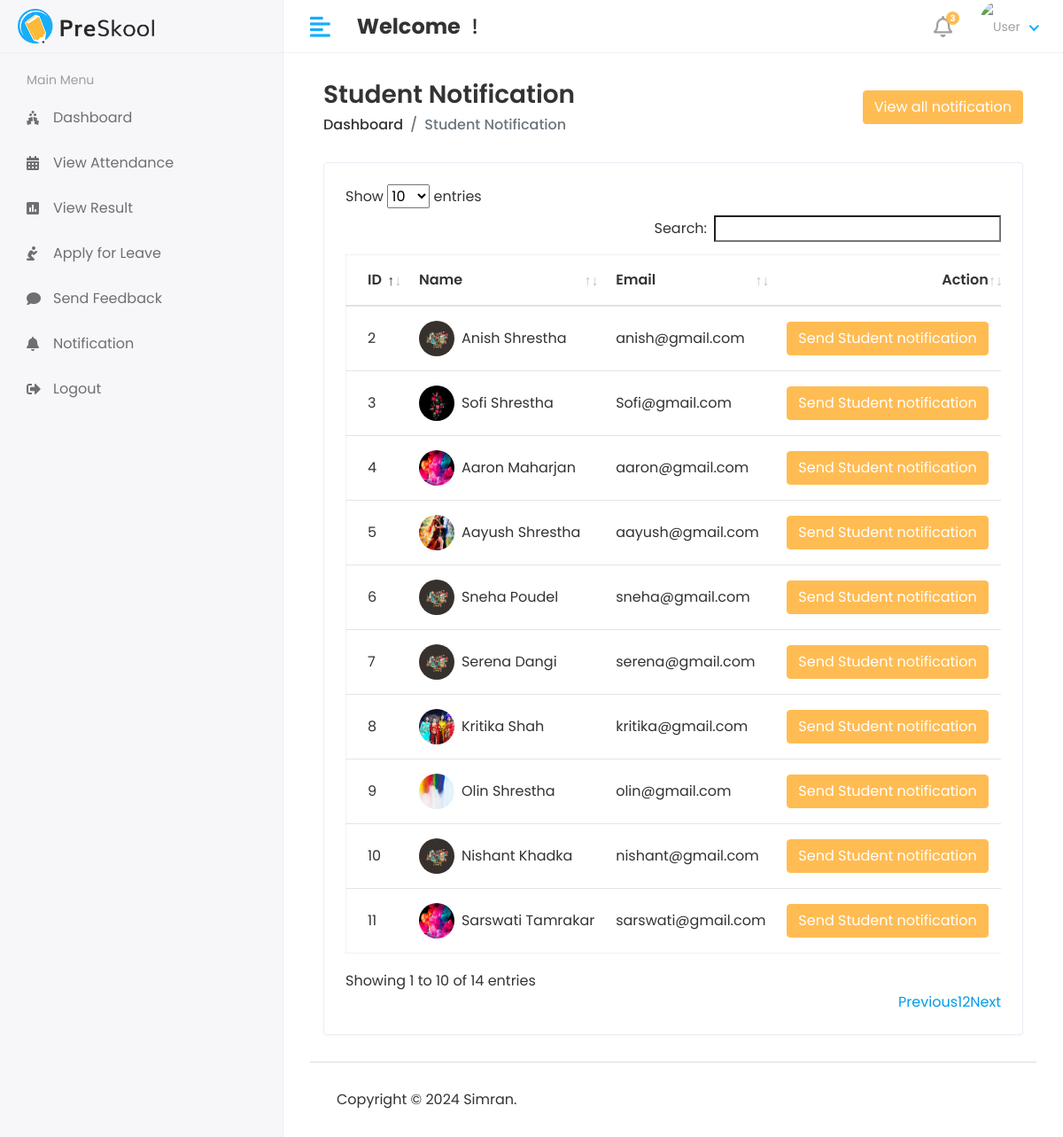
The page /HOD/Student/Send_Notification on the database its author committed.
### studentmsapp/models.py (models this page shows, shortened)
class Student(models.Model):
    admin = models.OneToOneField(CustomUser, on_delete=models.CASCADE)
    address = models.TextField()
    gender = models.CharField(max_length=100)
    course_id = models.ForeignKey(Course,on_delete=models.DO_NOTHING)
    session_year_id = models.ForeignKey(Session_Year,on_delete=models.DO_NOTHING)
    created_at = models.DateTimeField(auto_now_add=True)
    updated_at = models.DateTimeField(auto_now=True)

class CustomUser(AbstractUser):
    USER = (
        ('1','HOD'),
        ('2','STAFF'),
        ('3','STUDENT')
    )
    user_type = models.CharField(choices=USER,max_length=50,default=1)
    profile_pic = models.ImageField(upload_to='media/profile_pic')

### student_management_system/HOD_views.py (the view)
# urls.py: path('HOD/Student/Send_Notification',HOD_views.STUDENT_SEND_NOTIFICATION,name='student_send_notification'),
def STUDENT_SEND_NOTIFICATION(request):
    student = Student.objects.all()
    notification = Student_Notification.objects.all()
    context = {
        'student':student,
        'notification':notification,
    }
    return render(request,'HOD/student_notification.html',context)

### template/HOD/student_notification.html (shortened to what this page needs)
{% extends 'base.html' %}
{% block content %}
<div class="content container-fluid">
               <div class="page-header">
                  <div class="row align-items-center">
                     <div class="col">
                        <h3 class="page-title">Student Notification</h3>
                        <ul class="breadcrumb">
                           <li class="breadcrumb-item"><a href="index.html">Dashboard</a></li>
                           <li class="breadcrumb-item active">Student Notification</li>
                        </ul>
                     </div>
                     <div class="col-auto text-right float-right ml-auto">
                         <button type="button" class="btn btn-primary" data-toggle="modal" data-target="#exampleModalCenter">
                          View all notification
                        </button>
                     </div>
                  </div>
               </div>
               <div class="row">
                  <div class="col-sm-12">
                     <div class="card card-table">
                        <div class="card-body">
                           <div class="table-responsive">
                              <table id="table_id" class="table table-hover table-center mb-0 ">
                                 <thead>
                                    <tr>
                                      <th>ID</th>
                                      <th>Name</th>
                                      <th>Email</th>
                                       <th class="text-right">Action</th>
                                    </tr>
                                 </thead>
                                 <tbody>
                                 {% for i in student %}
                                    <tr>
                                       <td>{{ i.id }}</td>
                                       <td>
                                          <h2 class="table-avatar">
                                             <a href="student-details.html" class="avatar avatar-sm mr-2"><img class="avatar-img rounded-circle" src="/{{i.admin.profile_pic}}" alt="User Image"></a>
                                             <a href="student-details.html">{{i.admin.first_name}} {{i.admin.last_name}}</a>
                                          </h2>
                                       </td>
                                      <td>{{i.admin.email}}</td>
                                       <td class="text-right">
                                            <button type="button" class="btn btn-primary" data-toggle="modal" data-target="#sendnotification-{{forloop.counter}}">
                                              Send Student notification
                                            </button>
                                       </td>
                                    </tr>
                                 {% endfor %}
                                 </tbody>
                              </table>
                           </div>
                        </div>
                     </div>
                  </div>
               </div>
            </div>
{% endblock %}

### template/base.html (shortened to what this page needs)
<!DOCTYPE html>
<html lang="en">
{% load static %}
   <head>
      <link rel="stylesheet" href="{% static 'assets/plugins/bootstrap/css/bootstrap.min.css' %}">
      <link rel="stylesheet" href="{% static 'assets/plugins/fontawesome/css/fontawesome.min.css' %}">
      <link rel="stylesheet" href="{% static 'assets/plugins/fontawesome/css/all.min.css' %}">
      <link rel="stylesheet" href="{% static 'assets/css/style.css' %}">
       <link rel="stylesheet" href="{% static 'assets/plugins/datatables/datatables.min.css' %}">
   </head>
   <body>
   <div class="main-wrapper">
      {% include 'includes/header.html' %}
      {% include 'includes/sidebar.html' %}
      <div class = "page-wrapper">
         <div class="content container-fluid">
            {% block content %}
            {% endblock %}
         {% include 'includes/footer.html' %}
         </div>
      </div>
   </body>
</html>

### template/includes/header.html (shortened to what this page needs)
{% load static %}
<div class="header">
            <div class="header-left">
               <a href="index.html" class="logo">
                  <img src="{% static 'assets/img/logo.png' %}" alt="Logo">
               </a>
            </div>
            <a href="javascript:void(0);" id="toggle_btn">
            <i class="fas fa-align-left"></i>
            </a>
            <div class="top-nav-search mt-3">
               <h4><strong>Welcome</strong><span> {{ user.first_name }} {{ user.last_name }}</span>&nbsp;!</h4>
            </div>
            <ul class="nav user-menu">
               <li class="nav-item dropdown noti-dropdown">
                  <a href="#" class="dropdown-toggle nav-link" data-toggle="dropdown">
                  <i class="far fa-bell"></i> <span class="badge badge-pill">3</span>
                  </a>
               </li>
               <li class="nav-item dropdown has-arrow">
                  <a href="#" class="dropdown-toggle nav-link" data-toggle="dropdown">
                  {% if user.profile_pic == "" %}
                      <span class="user-img"><img class="rounded-circle" src="{% static 'assets/img/noimg.jpg' %}" width="31" alt="User"></span>
                     {% else %}
                     <span class="user-img"><img class="rounded-circle" src="/{{user.profile_pic}}" width="31" alt="User"></span>
                  {% endif %}
                  </a>
               </li>
            </ul>
         </div>

### template/includes/sidebar.html (shortened to what this page needs)
   {% load active_link_tags %}
   <div class="sidebar" id="sidebar">
            <div class="sidebar-inner slimscroll">
               <div id="sidebar-menu" class="sidebar-menu">
                  {% if user.user_type == '1' %}
                  <ul>
                     <li class="menu-title">
                        <span>Main Menu</span>
                     </li>
                        <li>
                           <li class="{% active_link 'hod_home' 'active' %}">
                        <a href="{% url 'hod_home' %}"><i class="fas fa-holly-berry"></i> <span>Dashboard</span></a>
                     </li>
                     <li class="submenu {% active_link 'add_student' 'active' %} {% active_link 'add_staff' 'active' %}">
                        <a href="#"><i class="fas fa-user-graduate"></i> <span> Add Student/Staff</span> <span class="menu-arrow"></span></a>
                        <ul>
                           <li><a href="{% url 'add_student' %}">Add Student</a></li>
                           <li><a href="{% url 'add_staff' %}">Add Staff</a></li>
                        </ul>
                     </li>
                     <li class="submenu {% active_link 'view_student' 'active' %} {% active_link 'view_staff' 'active' %}">
                        <a href="#"><i class="fas fa-chalkboard-teacher"></i> <span> View Student/Staff</span> <span class="menu-arrow"></span></a>
                        <ul>
                           <li><a href="{% url 'view_student' %}">View Student</a></li>
                           <li><a href="{% url 'view_staff' %}">View Staff</a></li>
                        </ul>
                     </li>
                     <li class="submenu {% active_link 'add_course' 'active' %} {% active_link 'view_course' 'active' %}">
                        <a href="#"><i class="fa fa-graduation-cap"></i> <span> Course </span> <span class="menu-arrow"></span></a>
                        <ul>
                           <li><a href="{% url 'add_course' %}">Course Add</a></li>
                           <li><a href="{% url 'view_course' %}">Course View</a></li>
                        </ul>
                     </li>
                     <li class="submenu {% active_link 'add_subject' 'active' %} {% active_link 'view_subject' 'active' %}">
                        <a href="#"><i class="fas fa-book-reader"></i> <span> Subjects</span> <span class="menu-arrow"></span></a>
                        <ul>
                           <li><a href="{% url 'add_subject' %}">Add Subject</a></li>
                           <li><a href="{% url 'view_subject' %}">Subject View</a></li>
                        </ul>
                     </li>
                      <li class="submenu {% active_link 'add_session' 'active' %} {% active_link 'view_session' 'active' %}">
                        <a href="#"><i class="fa fa-clock"></i> <span> Session </span> <span class="menu-arrow"></span></a>
                        <ul>
                           <li><a href="{% url 'add_session' %}">Session Add</a></li>
                           <li><a href="{% url 'view_session' %}">Session View</a></li>
                        </ul>
                     </li>
                     <li class="{% active_link 'staff_send_notification' 'active' %}">
                        <a href="{% url 'staff_send_notification' %}"><i class="fa fa-calendar"></i> <span>Send Staff Notification </span></a>
                     </li>
                     <li class="{% active_link 'student_send_notification' 'active' %}">
                        <a href="{% url 'student_send_notification' %}"><i class="fa fa-calendar"></i> <span>Send Student Notification </span></a>
                     </li>
                     <li class="{% active_link 'view_attendance' 'active' %}">
                        <a href="{% url 'view_attendance' %}"><i class="fa fa-calendar"></i> <span>View Attendance</span></a>
                     </li>
                     <li class="{% active_link 'staff_feedback_reply' 'active' %}">
                        <a href="{% url 'staff_feedback_reply' %}"><i class="fas fa-comments"></i> <span>Staff Feedback</span></a>
                     </li>
                     <li class="{% active_link 'get_student_feedback' 'active' %}">
                        <a href="{% url 'get_student_feedback' %}"><i class="fas fa-comments"></i> <span>Student Feedback</span></a>
                     </li>
                     <li class="{% active_link 'staff_leave_view' 'active' %}">
                        <a href="{% url  'staff_leave_view' %}"><i class="fas fa-envelope"></i> <span>Staff Leave</span></a>
                     </li>
                     <li class="{% active_link 'student_leave_view' 'active' %}">
                        <a href="{% url  'student_leave_view' %}"><i class="fas fa-envelope"></i> <span>Student Leave</span></a>
                     </li>
                     <li >
                        <a href="{% url 'logout' %}"><i class="fas fa-sign-out-alt"></i> <span>Logout</span></a>
                     </li>
                  </ul>
                     {% else %}
                  <ul>
                     <li class="menu-title">
                        <span>Main Menu</span>
                     </li>
                     <li class="{% active_link 'student_home' 'active' %}">
                        <a href="{% url 'student_home' %}"><i class="fas fa-holly-berry"></i> <span>Dashboard</span></a>
                     </li>
                     <li class="{% active_link 'student_view_attendance' 'active' %}">
                        <a href="{% url 'student_view_attendance' %}"><i class="fas fa-calendar-alt"></i> <span>View Attendance</span></a>
                     </li>
                     <li class="{% active_link 'view_result' 'active' %}">
                        <a href="{% url 'view_result' %}"><i class="fas fa-poll"></i> <span>View Result</span></a>
                     </li>
                     <li class="{% active_link 'student_leave' 'active' %}">
                        <a href="{% url 'student_leave' %}"><i class="fas fa-pray"></i> <span>Apply for Leave</span></a>
                     </li>
                     <li class="{% active_link 'student_feedback' 'active' %}">
                        <a href="{% url 'student_feedback' %}"><i class="fas fa-comment"></i> <span>Send Feedback</span></a>
                     </li>
                     <li class="{% active_link 'student_notification' 'active' %}">
                        <a href="{% url 'student_notification' %}"><i class="fas fa-bell"></i> <span>Notification</span></a>
                     </li>
                     <li>
                        <a href="{% url 'logout' %}"><i class="fas fa-sign-out-alt"></i> <span>Logout</span></a>
                     </li>
                     {% endif %}
               </div>
            </div>
         </div>

### template/includes/footer.html
{% load static %}
<footer>
    <p>Copyright © 2024 Simran.</p>
</footer>

### rows shown on the page
Student: id "2", admin.profile_pic (picture), admin.first_name "Anish", admin.last_name "Shrestha", admin.email "anish@gmail.com"
Student: id "3", admin.profile_pic (picture), admin.first_name "Sofi", admin.last_name "Shrestha", admin.email "Sofi@gmail.com"
Student: id "4", admin.profile_pic (picture), admin.first_name "Aaron", admin.last_name "Maharjan", admin.email "aaron@gmail.com"
Student: id "5", admin.profile_pic (picture), admin.first_name "Aayush", admin.last_name "Shrestha", admin.email "aayush@gmail.com"
Student: id "6", admin.profile_pic (picture), admin.first_name "Sneha", admin.last_name "Poudel", admin.email "sneha@gmail.com"
Student: id "7", admin.profile_pic (picture), admin.first_name "Serena", admin.last_name "Dangi", admin.email "serena@gmail.com"
Student: id "8", admin.profile_pic (picture), admin.first_name "Kritika", admin.last_name "Shah", admin.email "kritika@gmail.com"
Student: id "9", admin.profile_pic (picture), admin.first_name "Olin", admin.last_name "Shrestha", admin.email "olin@gmail.com"
Student: id "10", admin.profile_pic (picture), admin.first_name "Nishant", admin.last_name "Khadka", admin.email "nishant@gmail.com"
Student: id "11", admin.profile_pic (picture), admin.first_name "Sarswati", admin.last_name "Tamrakar", admin.email "sarswati@gmail.com"
